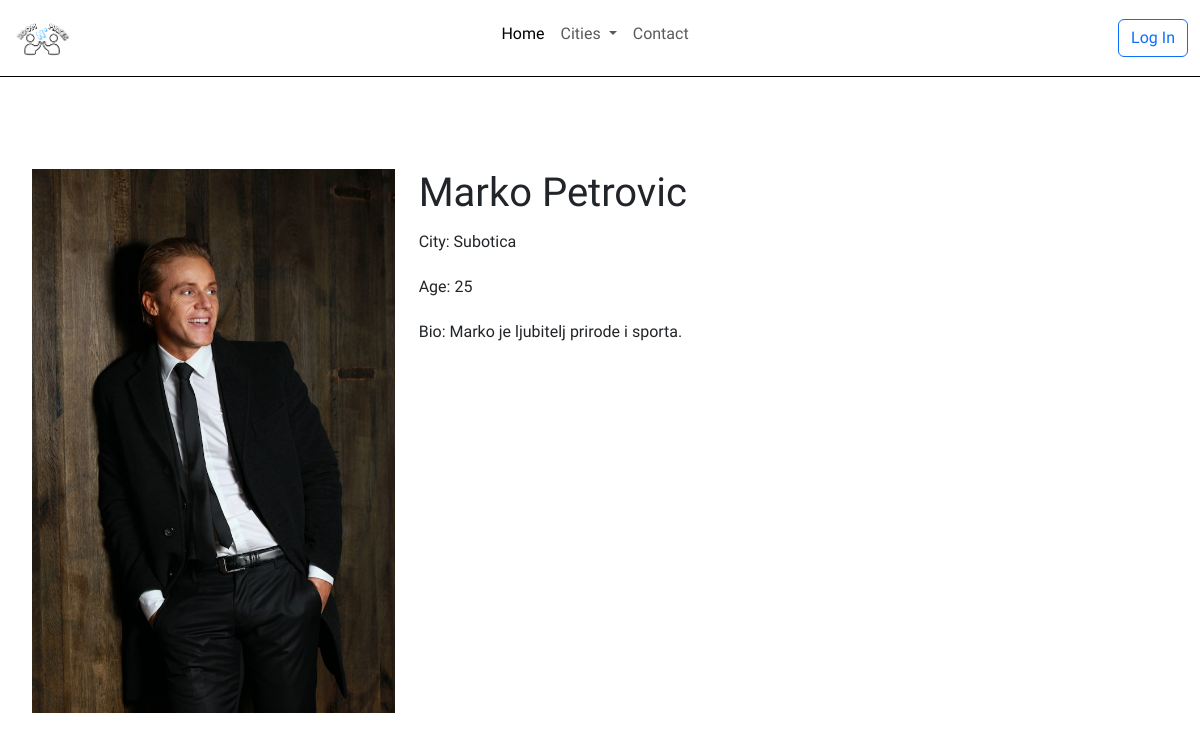
The app's page /publicProfile.php?userID=71 with its own data.
### tables this page shows
CREATE TABLE `user` (
  `userID` int(11) NOT NULL,
  `u_fname` varchar(25) NOT NULL,
  `u_lname` varchar(25) NOT NULL,
  `email` varchar(50) NOT NULL,
  `password` varchar(64) NOT NULL,
  `city` varchar(25) DEFAULT NULL,
  `photo` varchar(50) DEFAULT NULL,
  `age` int(3) DEFAULT NULL,
  `jmbg` varchar(13) NOT NULL,
  `bio` varchar(50) DEFAULT NULL,
  `budget` decimal(10,0) DEFAULT NULL,
  `brTel` varchar(20) DEFAULT NULL,
  `approved` tinyint(1) NOT NULL DEFAULT 0,
  `up` int(11) NOT NULL,
  `down` int(11) NOT NULL
);

### publicProfile.php (the view, shortened to what this page needs)
<?php
if (isset($_SESSION['userID'])) {
    $pdo = new PDO('mysql:host=localhost;dbname=roommates', 'root', '');
    $query = $pdo->prepare("SELECT photo FROM user WHERE userID = :userID");
    $query->bindParam(':userID', $_SESSION['userID']);
    $query->execute();
    $user = $query->fetch(PDO::FETCH_ASSOC);
    $defaultPhoto = 'imgs/person.jpg';
    $profilePhoto = ($user && $user['photo']) ? $user['photo'] : $defaultPhoto;
    $isLoggedIn = true;
    $userLocation = 'Subotica';
    $queryLocation = $pdo->prepare("SELECT * FROM user WHERE city = :city");
    $queryLocation->bindParam(':city', $userLocation);
    $queryLocation->execute();
    $users = $queryLocation->fetchAll(PDO::FETCH_ASSOC);
} else {
    $isLoggedIn = false;
    $profilePhoto = 'imgs/person.jpg';
}
?>
<!DOCTYPE html>
<html lang="en">
<head>
    <link rel="stylesheet" href="css/UpIn.css">
    <link rel="stylesheet" href="css/grad.css">
    <link rel="stylesheet" href="css/IndexLog.css">
    <link rel="stylesheet" href="css/profile.css">
    <link rel="stylesheet" href="https://cdnjs.cloudflare.com/ajax/libs/animate.css/4.1.1/animate.min.css">
    <link href="https://cdn.jsdelivr.net/npm/bootstrap@5.3.2/dist/css/bootstrap.min.css" rel="stylesheet">
</head>
<body>
    <nav class="navbar navbar-expand-md mb-100">
        <div class="container-fluid">
            <img class="logo" src="logo.png" style="width: 60px;" alt="logo">
            <div class="collapse navbar-collapse" id="collapsibleNavbar">
                <ul class="navbar-nav mx-auto mb-2 mb-ls-0">
                    <li class="nav-item">
                        <a class="nav-link active" aria-current="page" href="index.php">Home</a>
                    </li>
                    <li class="nav-item dropdown">
                        <a class="nav-link dropdown-toggle" href="#" id="navbarDropdown" role="button" data-bs-toggle="dropdown" aria-expanded="false">
                            Cities
                        </a>
                    </li>
                    <li class="nav-item">
                        <a class="nav-link" href="contact.php">Contact</a>
                    </li>
                </ul>
                <?php if ($isLoggedIn) : ?>
                    <div class="dropdown">
                        <a class="btn dropdown-toggle" href="#" role="button" data-bs-toggle="dropdown" aria-expanded="false">
                            <img src="<?php echo htmlspecialchars($profilePhoto); ?>" alt="Profile" class="imageProfile" />
                        </a>
                        <ul class="dropdown-menu">
                            <li><a class="dropdown-item" href="youProfile.php">Your Profile</a></li>
                            <li><a class="dropdown-item" href="editProfile.php">Edit Profile</a></li>
                            <li><a class="dropdown-item" href="logout.php">Log Out</a></li>
                        </ul>
                    </div>
                <?php else : ?>
                    <form action="login.php" class="d-flex">
                        <button class="btn btn-outline-primary" type="submit">Log In</button>
                    </form>
                <?php endif; ?>
    </nav>
    <br>
    <div class="profile">
    <div class="container-fluid mt-5">
        <div class="row">
            <div class="col-lg-4">
                <?php
                if (isset($_GET['userID'])) {
                    $userID = $_GET['userID'];
                    $pdo = new PDO('mysql:host=localhost;dbname=roommates', 'root', '');
                    $query = $pdo->prepare("SELECT * FROM user WHERE userID = :userID");
                    $query->bindParam(':userID', $userID);
                    $query->execute();
                    $user = $query->fetch(PDO::FETCH_ASSOC);
                    if ($user && $user['photo']) {
                        echo "<img src='{$user['photo']}' class='img-fluid' alt='Profile Picture'>";
                    } else {
                        echo "<img src='imgs/default.jpg' class='img-fluid' alt='Default Profile Picture'>";
                    }
                } else {
                    echo "<img src='imgs/default.jpg' class='img-fluid' alt='Default Profile Picture'>";
                }
                ?>
            </div>
            <div class="col-lg-8">
                <?php
                if (isset($_GET['userID'])) {
                    if ($user) {
                        echo "<h1>{$user['u_fname']} {$user['u_lname']}</h1>";
                        echo "<p>City: {$user['city']}</p>";
                        echo "<p>Age: {$user['age']}</p>";
                        echo "<p>Bio: {$user['bio']}</p>";
                    } else {
                        echo "User not found.";
                    }
                } else {
                    echo "User ID not provided.";
                }
                ?>
            </div>
        </div>
    </div>
</body>
</html>

### css/UpIn.css (style rules this page uses)
* { font-family: "Patua One", serif; font-weight: 400; font-style: normal; }
nav { border-bottom: 1px solid black; }
.tcText>h2, p { padding-top: 5px; padding-right: 10px; }

### css/IndexLog.css (style rules this page uses)
* { font-family: "Patua One", serif; font-weight: 400; font-style: normal; }

### css/profile.css (style rules this page uses)
* { font-family: "Patua One", serif; font-weight: 400; font-style: normal; }
.profile { padding: 20px; }

### records on screen
user: photo (picture), u_fname "Marko", u_lname "Petrovic", city "Subotica", age "25", bio "Marko je ljubitelj prirode i sporta."
